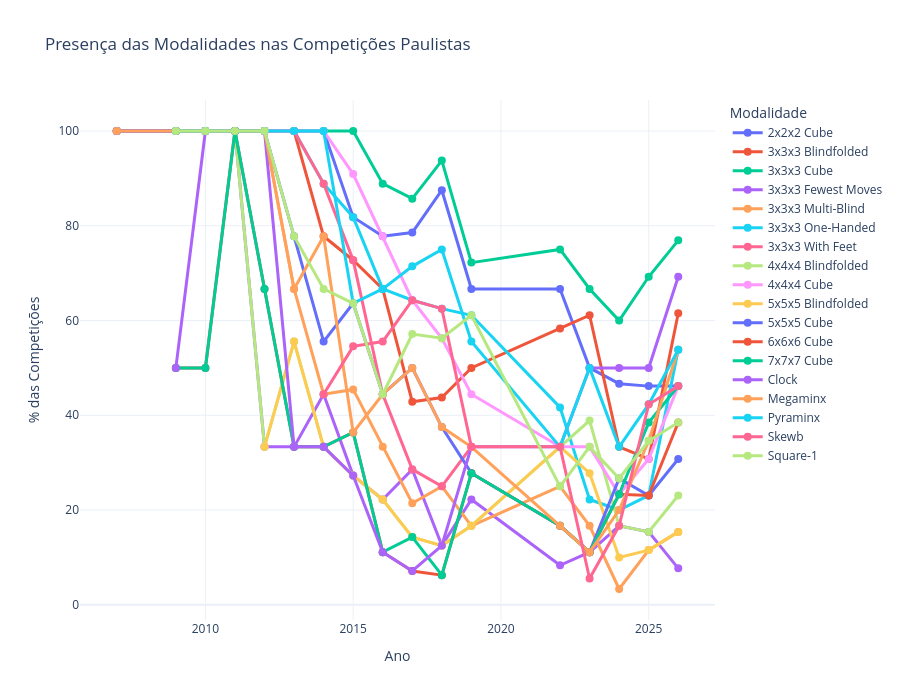

The notebook cell saved with this chart:
### Code cell
fig_percentage_sp = plot_event_presence_pct(df_final, 'Presença das Modalidades nas Competições Paulistas')
fig_percentage_sp

### Figure 1 — Plotly figure (JSON) as saved in the notebook; plotly's stock layout.template omitted (floating-point values rounded to 4 significant figures)
{"data": [{"hovertemplate": "<b>%{fullData.name}</b><br>Ano: %{x}<br>Presença: %{y:.1f}%<extra></extra>", "line": {"width": 3}, "marker": {"size": 8}, "mode": "lines+markers", "name": "2x2x2 Cube", "type": "scatter", "x": [2007, 2009, 2010, 2011, 2012, 2013, 2014, 2015, 2016, 2017, 2018, 2019, 2022, 2023, 2024, 2025, 2026], "y": [100.0, 100.0, 100.0, 100.0, 100.0, 100.0, 100.0, 81.82, 77.78, 78.57, 87.5, 66.67, 66.67, 50.0, 46.67, 46.15, 46.15]}, {"hovertemplate": "<b>%{fullData.name}</b><br>Ano: %{x}<br>Presença: %{y:.1f}%<extra></extra>", "line": {"width": 3}, "marker": {"size": 8}, "mode": "lines+markers", "name": "3x3x3 Blindfolded", "type": "scatter", "x": [2007, 2009, 2010, 2011, 2012, 2013, 2014, 2015, 2016, 2017, 2018, 2019, 2022, 2023, 2024, 2025, 2026], "y": [100.0, 100.0, 100.0, 100.0, 100.0, 100.0, 77.78, 72.73, 66.67, 42.86, 43.75, 50.0, 58.33, 61.11, 33.33, 30.77, 61.54]}, {"hovertemplate": "<b>%{fullData.name}</b><br>Ano: %{x}<br>Presença: %{y:.1f}%<extra></extra>", "line": {"width": 3}, "marker": {"size": 8}, "mode": "lines+markers", "name": "3x3x3 Cube", "type": "scatter", "x": [2007, 2009, 2010, 2011, 2012, 2013, 2014, 2015, 2016, 2017, 2018, 2019, 2022, 2023, 2024, 2025, 2026], "y": [100.0, 100.0, 100.0, 100.0, 100.0, 100.0, 100.0, 100.0, 88.89, 85.71, 93.75, 72.22, 75.0, 66.67, 60.0, 69.23, 76.92]}, {"hovertemplate": "<b>%{fullData.name}</b><br>Ano: %{x}<br>Presença: %{y:.1f}%<extra></extra>", "line": {"width": 3}, "marker": {"size": 8}, "mode": "lines+markers", "name": "3x3x3 Fewest Moves", "type": "scatter", "x": [2009, 2010, 2011, 2012, 2013, 2014, 2015, 2016, 2017, 2018, 2019, 2022, 2023, 2024, 2025, 2026], "y": [100.0, 100.0, 100.0, 33.33, 33.33, 44.44, 27.27, 22.22, 28.57, 12.5, 22.22, 8.333, 11.11, 16.67, 15.38, 7.692]}, {"hovertemplate": "<b>%{fullData.name}</b><br>Ano: %{x}<br>Presença: %{y:.1f}%<extra></extra>", "line": {"width": 3}, "marker": {"size": 8}, "mode": "lines+markers", "name": "3x3x3 Multi-Blind", "type": "scatter", "x": [2009, 2010, 2011, 2012, 2013, 2014, 2015, 2016, 2017, 2018, 2019, 2022, 2023, 2024, 2025, 2026], "y": [100.0, 100.0, 100.0, 100.0, 66.67, 44.44, 45.45, 33.33, 21.43, 25.0, 16.67, 25.0, 16.67, 3.333, 11.54, 15.38]}, {"hovertemplate": "<b>%{fullData.name}</b><br>Ano: %{x}<br>Presença: %{y:.1f}%<extra></extra>", "line": {"width": 3}, "marker": {"size": 8}, "mode": "lines+markers", "name": "3x3x3 One-Handed", "type": "scatter", "x": [2009, 2010, 2011, 2012, 2013, 2014, 2015, 2016, 2017, 2018, 2019, 2022, 2023, 2024, 2025, 2026], "y": [100.0, 100.0, 100.0, 100.0, 100.0, 88.89, 81.82, 66.67, 64.29, 62.5, 61.11, 41.67, 22.22, 20.0, 23.08, 53.85]}, {"hovertemplate": "<b>%{fullData.name}</b><br>Ano: %{x}<br>Presença: %{y:.1f}%<extra></extra>", "line": {"width": 3}, "marker": {"size": 8}, "mode": "lines+markers", "name": "3x3x3 With Feet", "type": "scatter", "x": [2007, 2009, 2010, 2011, 2012, 2013, 2014, 2015, 2016, 2017, 2018, 2019], "y": [100.0, 100.0, 100.0, 100.0, 100.0, 100.0, 88.89, 72.73, 44.44, 28.57, 25.0, 33.33]}, {"hovertemplate": "<b>%{fullData.name}</b><br>Ano: %{x}<br>Presença: %{y:.1f}%<extra></extra>", "line": {"width": 3}, "marker": {"size": 8}, "mode": "lines+markers", "name": "4x4x4 Blindfolded", "type": "scatter", "x": [2009, 2010, 2011, 2012, 2013, 2014, 2015, 2016, 2017, 2018, 2019, 2022, 2023, 2024, 2025, 2026], "y": [100.0, 100.0, 100.0, 33.33, 55.56, 33.33, 27.27, 22.22, 14.29, 12.5, 16.67, 33.33, 38.89, 16.67, 15.38, 23.08]}, {"hovertemplate": "<b>%{fullData.name}</b><br>Ano: %{x}<br>Presença: %{y:.1f}%<extra></extra>", "line": {"width": 3}, "marker": {"size": 8}, "mode": "lines+markers", "name": "4x4x4 Cube", "type": "scatter", "x": [2007, 2009, 2010, 2011, 2012, 2013, 2014, 2015, 2016, 2017, 2018, 2019, 2022, 2023, 2024, 2025, 2026], "y": [100.0, 100.0, 100.0, 100.0, 100.0, 100.0, 100.0, 90.91, 77.78, 64.29, 56.25, 44.44, 33.33, 33.33, 23.33, 30.77, 46.15]}, {"hovertemplate": "<b>%{fullData.name}</b><br>Ano: %{x}<br>Presença: %{y:.1f}%<extra></extra>", "line": {"width": 3}, "marker": {"size": 8}, "mode": "lines+markers", "name": "5x5x5 Blindfolded", "type": "scatter", "x": [2012, 2013, 2014, 2015, 2016, 2017, 2018, 2019, 2022, 2023, 2024, 2025, 2026], "y": [33.33, 55.56, 33.33, 27.27, 22.22, 14.29, 12.5, 16.67, 33.33, 27.78, 10.0, 11.54, 15.38]}, {"hovertemplate": "<b>%{fullData.name}</b><br>Ano: %{x}<br>Presença: %{y:.1f}%<extra></extra>", "line": {"width": 3}, "marker": {"size": 8}, "mode": "lines+markers", "name": "5x5x5 Cube", "type": "scatter", "x": [2007, 2009, 2010, 2011, 2012, 2013, 2014, 2015, 2016, 2017, 2018, 2019, 2022, 2023, 2024, 2025, 2026], "y": [100.0, 100.0, 100.0, 100.0, 100.0, 77.78, 55.56, 63.64, 44.44, 50.0, 37.5, 27.78, 16.67, 11.11, 26.67, 23.08, 30.77]}, {"hovertemplate": "<b>%{fullData.name}</b><br>Ano: %{x}<br>Presença: %{y:.1f}%<extra></extra>", "line": {"width": 3}, "marker": {"size": 8}, "mode": "lines+markers", "name": "6x6x6 Cube", "type": "scatter", "x": [2009, 2010, 2011, 2012, 2013, 2014, 2015, 2016, 2017, 2018, 2019, 2022, 2023, 2024, 2025, 2026], "y": [50.0, 50.0, 100.0, 66.67, 33.33, 33.33, 36.36, 11.11, 7.143, 6.25, 27.78, 16.67, 11.11, 23.33, 23.08, 38.46]}, {"hovertemplate": "<b>%{fullData.name}</b><br>Ano: %{x}<br>Presença: %{y:.1f}%<extra></extra>", "line": {"width": 3}, "marker": {"size": 8}, "mode": "lines+markers", "name": "7x7x7 Cube", "type": "scatter", "x": [2009, 2010, 2011, 2012, 2013, 2014, 2015, 2016, 2017, 2018, 2019, 2022, 2023, 2024, 2025, 2026], "y": [50.0, 50.0, 100.0, 66.67, 33.33, 33.33, 36.36, 11.11, 14.29, 6.25, 27.78, 16.67, 11.11, 23.33, 38.46, 46.15]}, {"hovertemplate": "<b>%{fullData.name}</b><br>Ano: %{x}<br>Presença: %{y:.1f}%<extra></extra>", "line": {"width": 3}, "marker": {"size": 8}, "mode": "lines+markers", "name": "Clock", "type": "scatter", "x": [2009, 2010, 2011, 2012, 2013, 2014, 2015, 2016, 2017, 2018, 2019, 2022, 2023, 2024, 2025, 2026], "y": [50.0, 100.0, 100.0, 100.0, 33.33, 33.33, 27.27, 11.11, 7.143, 12.5, 33.33, 33.33, 50.0, 50.0, 50.0, 69.23]}, {"hovertemplate": "<b>%{fullData.name}</b><br>Ano: %{x}<br>Presença: %{y:.1f}%<extra></extra>", "line": {"width": 3}, "marker": {"size": 8}, "mode": "lines+markers", "name": "Megaminx", "type": "scatter", "x": [2007, 2009, 2010, 2011, 2012, 2013, 2014, 2015, 2016, 2017, 2018, 2019, 2022, 2023, 2024, 2025, 2026], "y": [100.0, 100.0, 100.0, 100.0, 100.0, 66.67, 77.78, 36.36, 44.44, 50.0, 37.5, 33.33, 16.67, 11.11, 20.0, 34.62, 53.85]}, {"hovertemplate": "<b>%{fullData.name}</b><br>Ano: %{x}<br>Presença: %{y:.1f}%<extra></extra>", "line": {"width": 3}, "marker": {"size": 8}, "mode": "lines+markers", "name": "Pyraminx", "type": "scatter", "x": [2009, 2010, 2011, 2012, 2013, 2014, 2015, 2016, 2017, 2018, 2019, 2022, 2023, 2024, 2025, 2026], "y": [100.0, 100.0, 100.0, 100.0, 100.0, 100.0, 63.64, 66.67, 71.43, 75.0, 55.56, 33.33, 50.0, 33.33, 42.31, 53.85]}, {"hovertemplate": "<b>%{fullData.name}</b><br>Ano: %{x}<br>Presença: %{y:.1f}%<extra></extra>", "line": {"width": 3}, "marker": {"size": 8}, "mode": "lines+markers", "name": "Skewb", "type": "scatter", "x": [2014, 2015, 2016, 2017, 2018, 2019, 2022, 2023, 2024, 2025, 2026], "y": [44.44, 54.55, 55.56, 64.29, 62.5, 33.33, 33.33, 5.556, 16.67, 42.31, 46.15]}, {"hovertemplate": "<b>%{fullData.name}</b><br>Ano: %{x}<br>Presença: %{y:.1f}%<extra></extra>", "line": {"width": 3}, "marker": {"size": 8}, "mode": "lines+markers", "name": "Square-1", "type": "scatter", "x": [2009, 2010, 2011, 2012, 2013, 2014, 2015, 2016, 2017, 2018, 2019, 2022, 2023, 2024, 2025, 2026], "y": [100.0, 100.0, 100.0, 100.0, 77.78, 66.67, 63.64, 44.44, 57.14, 56.25, 61.11, 25.0, 33.33, 26.67, 34.62, 38.46]}], "layout": {"height": 700, "hovermode": "closest", "legend": {"itemclick": "toggle", "itemdoubleclick": "toggleothers", "title": {"text": "Modalidade"}}, "title": {"text": "Presença das Modalidades nas Competições Paulistas"}, "xaxis": {"title": {"text": "Ano"}}, "yaxis": {"title": {"text": "% das Competições"}}}}
